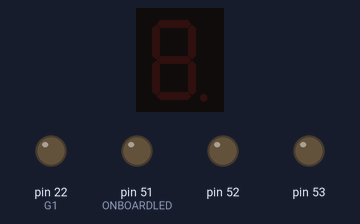
Bench run of a sketch on a simulated Arduino Mega 2560, built with avr-gcc and run on an emulated ATmega2560. On the bench: 1-digit seven-segment display, output pins drawn as LEDs (lit = HIGH). Wiring (inferred from the names in the program): 1-digit 7-segment display, segments lit when HIGH: segments pin 29, pin 28, pin 27, pin 26, pin 25, pin 24, pin 23. The segment pins are drawn as the display they are named for; pins used as bus, display or sensor lines are not drawn.

Above: at 0.1 s.
At 4.1 s:
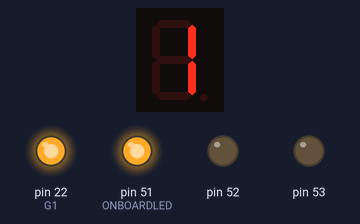
At 9.3 s:
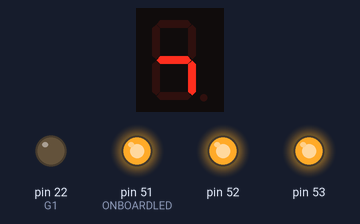
At 10.8 s:
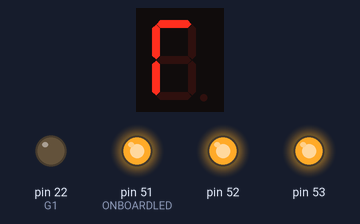
At 19.0 s:
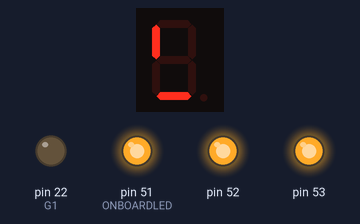
At 19.5 s:
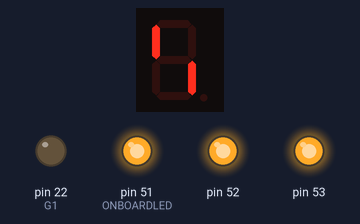
Timing chart, 0 to 40.0 s (numbered marks = the images above):
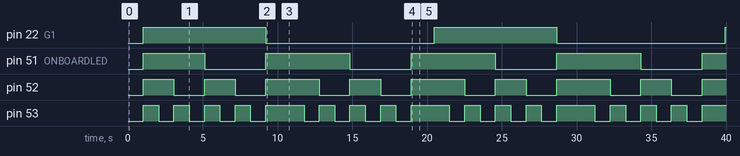

The sketch:

IntersectionShieldMk.2Mod.1.ino
```cpp
//PROJECT   : Intersection Shield Mk.2 Mod.1
//PURPOSE   : To develop an interface with the DDB Intersection Shield
//COURSE    : ICS4U
//AUTHOR    : J. Shibley
//DATE      : 22/02/2021
//MCU       : ATtiny84
//STATUS    : Opperational
//REFERENCE : http://darcy.rsgc.on.ca/ACES/TEI4M/2021/DDPv6.html#intersection

#include <DDBv6JS.h>  //Include Shibley's personal DDB library

#define R1 1<<PA2     //Define the first RED light as Port A Pin 2
#define R2 1<<PA5     //Define the second RED light as Port A Pin 5

#define Y1 1<<PA1     //Define the first YELLOW light as Port A Pin 1
#define Y2 1<<PA4     //Define the second YELLOW light as Port A Pin 4

#define G1 1<<PA0     //Define the first GREEN light as Port A Pin 0
#define G2 1<<PA3     //Define the second GREEN light as Port A Pin 3

#define BASE1 1<<PA7  //Define the BASE1 transistor as Port A Pin 7
#define BASE0 1<<PA6  //Define the BASE0 transistor as Port A Pin 6

struct state {
  uint8_t lights;     //The active lights
  uint8_t duration;   //Record the WDT prescaler to be used to control the length of the state
  uint8_t base;       //The active PULL-DOWN transistor
};  //End state

// 6-Cell Constant Array of States
state states [] {
  {R1|R2, WDTps128K, 0},      //R1/R2, 1sec
  {G1|R2, WDTps128K, BASE0},  //G1/R2, 1sec * 7
  {Y1|R2, WDTps64K, 0},       //Y1/R2, 0.5sec
  {R1|R2, WDTps128K, 0},      //R1/R2, 1sec
  {R1|G2, WDTps128K, BASE1},  //R1/G2, 1sec * 7
  {R1|Y2, WDTps64K, 0},       //R1/Y2, 0.5sec
};

volatile boolean triggered = LOW;
uint8_t countdown = 7;
uint8_t currentState = 0;


void setupWDT(uint8_t ps) {
  WDTCSR = ps;              //Scale the WD oscillator
  //WDTCSR &= ~(1 << WDIF);   //Clear the WD interrupt flag
  WDTCSR |= (1 << WDIE);    //Enable the WD interrupt
}//End setupWDT


ISR(WDT_vect) {
  triggered = HIGH;
}//End Watchdog ISR

void setup() {
  DDRA |= 0xFF;   //Set all the pins of Port A to OUTPUT
  DDRB |= 0b111;  //Set the DATA pins on the 4511 to OUTPUT

  cli();    //Disable global interrupts
  setupWDT(states[currentState].duration);
  sei();    //Endable global interrupts
}//End setup

void loop() {
  if (triggered) {
    if((currentState == 1) || (currentState == 4)){   //If state is on a GREEN
      if(countdown == 0){   //If countdown is at the end
        currentState++;   //transition to next state
        countdown = 7;    //reset countdown
      }//End if
      else{   //While counting down
        countdown--; //Decrease countdown
      }//end Else
    }//End if (green state)

    else{
      if (currentState == 5) {
        currentState = 0;   //Set currentState to 0
      }//End if(currentState at MAX)
      else {
        currentState++;   //Increase currentState
      }//End else(currentState not at MAX)
    }//End else(currentState not GREEN)

    PORTA = states[currentState].lights | states[currentState].base;
    PORTB = countdown;

    triggered = LOW;

    setupWDT(states[currentState].duration);
  }//End triggered
}//End loop
```

DDBv6JS.h
```cpp
uint8_t segmentMap[] = {0b0111111, 0b0000110, 0b1011011, 0b1001111, 0b1100110,
                        0b1101101, 0b1111101, 0b0000111, 0b1111111, 0b1101111,
                        0b1110111, 0b1111100, 0b0111001, 0b1011110, 0b1111001,
                        0b1110001};
//Order: G F E D C B A

#define ONBOARDLED (1<<PB2)   //Define the On-Board LED as

void onBoardLED (uint8_t state) {
  DDRB |= ONBOARDLED;
  if (state)
    PORTB |= ONBOARDLED;
  else
    PORTB &= ~ONBOARDLED;
}

void shiftOutSHiB(uint8_t dataPin, uint8_t clockPin, uint8_t val)
{
  uint8_t i;
  for (i = 0; i < 8; i++)  {
    if(!!(val & (1 << i)) == 1){
      PORTA |= dataPin;
    }else{
      PORTA &= ~dataPin;
    }//End else
    PORTA |= clockPin;
    PORTA &= ~clockPin;
  }//End for
}//End shiftOut

// Prescale constants for ATtiny84 Watchdog Timer Prescalers
// Comments assume System Clock Speed is 8 MHz or (approximately) 2^23, Vcc=5.0V
#define WDTps2K     0<<WDP3|0<<WDP2|0<<WDP1|0<<WDP0    // ~16ms
#define WDTps4K     0<<WDP3|0<<WDP2|0<<WDP1|1<<WDP0    // ~32ms
#define WDTps8K     0<<WDP3|0<<WDP2|1<<WDP1|0<<WDP0    // ~16ms
#define WDTps16K    0<<WDP3|0<<WDP2|1<<WDP1|1<<WDP0    // ~0.125s
#define WDTps32K    0<<WDP3|1<<WDP2|0<<WDP1|0<<WDP0    // ~0.25s
#define WDTps64K    0<<WDP3|1<<WDP2|0<<WDP1|1<<WDP0    // ~0.5s
#define WDTps128K   0<<WDP3|1<<WDP2|1<<WDP1|0<<WDP0    // ~1s
#define WDTps256K   0<<WDP3|1<<WDP2|1<<WDP1|1<<WDP0    // ~2s
#define WDTps512K   1<<WDP3|0<<WDP2|0<<WDP1|0<<WDP0    // ~4s
#define WDTps1024K  1<<WDP3|0<<WDP2|0<<WDP1|1<<WDP0    // ~8s

// Prescale constants for ATtiny84 Sleep Mode Prescalers
#define SMIdle      0<<SM1 | 0<<SM0                   // Idle
#define SMADCNR     0<<SM1 | 1<<SM0                   // ADC Noise Reduction
#define SMPD        1<<SM1 | 0<<SM0                   // Power-down
#define SMStandby   1<<SM1 | 1<<SM0                   // Standby
```

Measured:
- by itself, pin 22 (G1): alternates HIGH for 8.2 s and LOW for 11.3 s
- by itself, pin 51 (ONBOARDLED): repeats every 9.7 s: LOW 4.1 s, HIGH 5.6 s
- by itself, pin 52: repeats every 9.7 s: LOW 2.0 s, HIGH 2.0 s, LOW 2.0 s, HIGH 3.6 s
- by itself, pin 53: repeats every 9.7 s: 3 × (LOW 1.0 s, HIGH 1.0 s), LOW 1.0 s, HIGH 2.6 s
- what the display in image 2 shows lasts 0.5 s, from 9.2 s to 9.7 s
